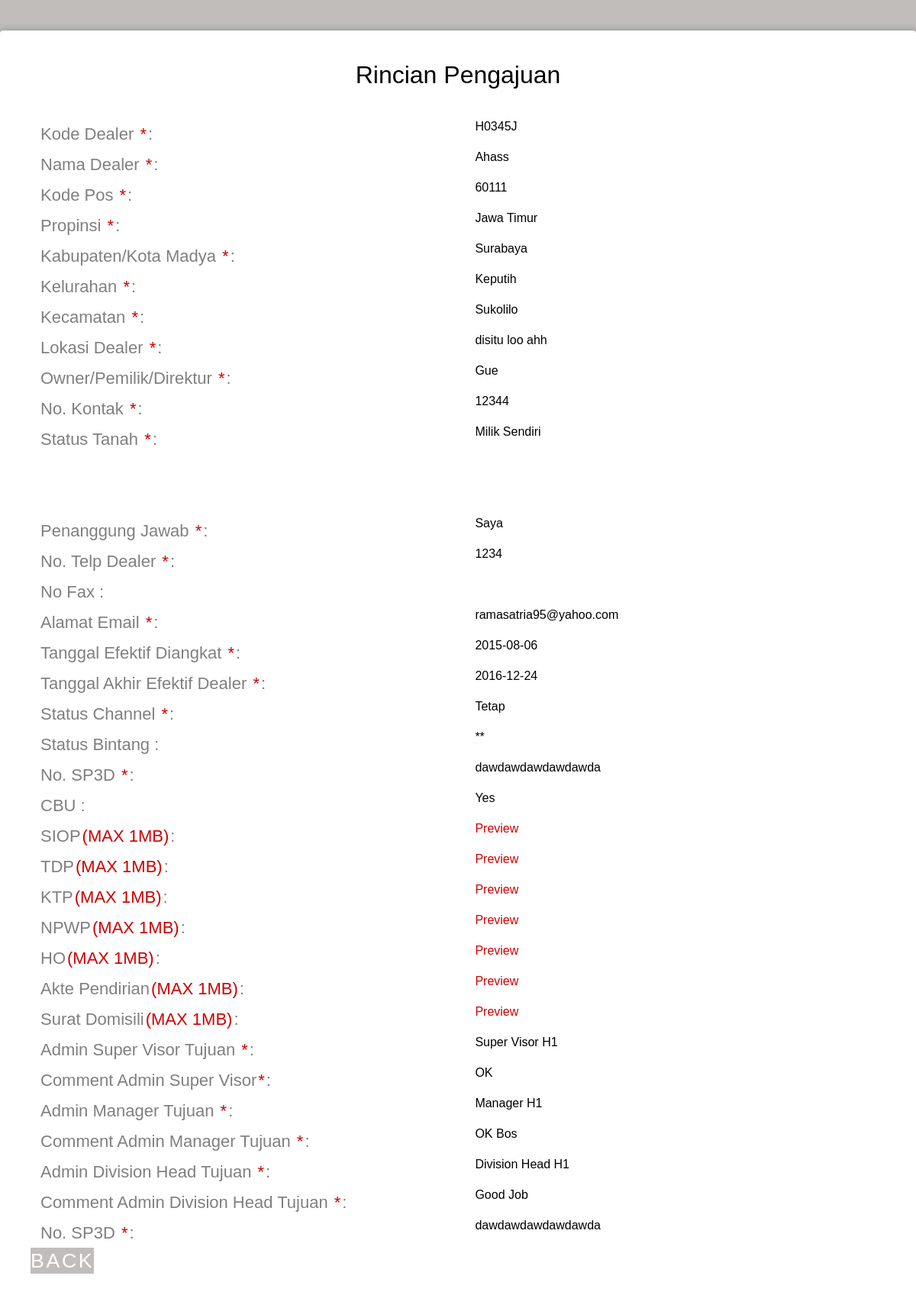
The page /admin_h1/rincian_dealer_h1.php?id=5 (signed in) on the database its author committed.
### tables this page shows
CREATE TABLE IF NOT EXISTS `daftar_pengajuan` (
  `id_daftar` int(11) NOT NULL AUTO_INCREMENT,
  `id_admin` int(11) NOT NULL,
  `kode_dealer` varchar(15) NOT NULL,
  `tanggal_pengajuan` date NOT NULL,
  `jenis_pengajuan` varchar(35) NOT NULL,
  `channel` varchar(10) DEFAULT NULL,
  `status_channel` varchar(10) DEFAULT NULL,
  `jam_pengajuan` time NOT NULL,
  `comment_sv` varchar(50) DEFAULT NULL,
  `approval_sv` varchar(30) DEFAULT NULL,
  `nama_sv` varchar(30) NOT NULL,
  `waktu_approval_sv` datetime NOT NULL,
  `comment_manager` varchar(50) DEFAULT NULL,
  `approval_manager` varchar(30) DEFAULT NULL,
  `nama_manager` varchar(30) NOT NULL,
  `waktu_approval_manager` datetime NOT NULL,
  `comment_divhead` varchar(50) DEFAULT NULL,
  `approval_divhead` varchar(30) DEFAULT NULL,
  `nama_divhead` varchar(30) NOT NULL,
  `waktu_approval_divhead` datetime NOT NULL,
  `legalisir_admin` varchar(20) DEFAULT NULL,
  `waktu_legalisir` date NOT NULL,
  `perpanjangan` date DEFAULT NULL,
  PRIMARY KEY (`id_daftar`)
);

CREATE TABLE IF NOT EXISTS `daftar_dealer` (
  `kode_dealer` varchar(15) NOT NULL,
  `nama_dealer` varchar(50) NOT NULL,
  `id_kodepos` int(11) NOT NULL,
  `lokasi` varchar(30) NOT NULL,
  `owner` varchar(30) NOT NULL,
  `kontak` varchar(12) NOT NULL,
  `status_tanah` varchar(30) NOT NULL,
  `akhir_sewa` date DEFAULT NULL,
  `status_dealer` varchar(10) DEFAULT NULL,
  `siop` varchar(50) DEFAULT NULL,
  `tdp` varchar(50) DEFAULT NULL,
  `ktp` varchar(50) DEFAULT NULL,
  `npwp` varchar(50) DEFAULT NULL,
  `ho` varchar(50) DEFAULT NULL,
  `akte` varchar(50) DEFAULT NULL,
  `surat_domisili` varchar(50) DEFAULT NULL,
  `waktucreate` datetime NOT NULL,
  `waktumodify` datetime DEFAULT NULL,
  PRIMARY KEY (`kode_dealer`)
);

CREATE TABLE IF NOT EXISTS `kodepos` (
  `id_kodepos` int(5) NOT NULL AUTO_INCREMENT,
  `kodepos` int(11) DEFAULT NULL,
  `kelurahan` varchar(50) DEFAULT NULL,
  `kecamatan` varchar(50) DEFAULT NULL,
  `jenis` varchar(50) DEFAULT NULL,
  `kabupaten` varchar(50) DEFAULT NULL,
  `propinsi` varchar(50) DEFAULT NULL,
  PRIMARY KEY (`id_kodepos`)
);

CREATE TABLE IF NOT EXISTS `channel_h1` (
  `id_channel` varchar(15) NOT NULL,
  `pj` varchar(20) NOT NULL,
  `no_telp` varchar(12) NOT NULL,
  `no_fax` varchar(12) DEFAULT NULL,
  `email` varchar(50) NOT NULL,
  `tgl_efektif` date NOT NULL,
  `tgl_akhir` date NOT NULL,
  `status_channel` varchar(10) NOT NULL,
  `status_bintang` varchar(5) DEFAULT NULL,
  `cbo` varchar(30) DEFAULT NULL,
  `no_sp3d` varchar(30) DEFAULT NULL,
  `waktucreate` datetime NOT NULL,
  `waktumodify` datetime DEFAULT NULL,
  PRIMARY KEY (`id_channel`)
);

### admin_h1/rincian_dealer_h1.php (the view, shortened to what this page needs)
<?php
if($_SESSION['status']=='admin_h1'){
$sql=mysql_fetch_array(mysql_query("select * from daftar_pengajuan a, daftar_dealer b, kodepos c, channel_h1 d where a.id_daftar = '$_GET[id]' and a.kode_dealer = b.kode_dealer and b.id_kodepos = c.id_kodepos and b.kode_dealer = d.id_channel"));
?>
<!DOCTYPE html>
<html >
  <head>
    <link href='../css/css.css' rel='stylesheet' type='text/css'>
    <link rel="stylesheet" href="css/normalize.css">
    <link rel="stylesheet" href="css/style.css">
  </head>
  <body>
    <div class="form">
      <div>
        <div id="h1">
          <h1>Rincian Pengajuan</h1>
          <div class="top-row">
          <div class="field-wrap">
              <label>
              Kode Dealer <span class="req">*</span>:
            </label>
		  </div>
		  <div class="field-wrap"><span><?php echo $sql['kode_dealer'] ?></span>
          </div>
          </div>
          <div class="top-row">
          <div class="field-wrap">
              <label>
              Nama Dealer <span class="req">*</span>:
            </label>
		  </div>
		  <div class="field-wrap"><span><?php echo $sql['nama_dealer'] ?></span>
          </div>
          </div>
          <div class="top-row">
          <div class="field-wrap">
              <label>
              Kode Pos <span class="req">*</span>:
            </label>
		  </div>
		  <div class="field-wrap"><span><?php echo $sql['kodepos'] ?></span>
          </div>
          </div>
          <div class="top-row">
          <div class="field-wrap">
              <label>
              Propinsi <span class="req">*</span>:
            </label>
		  </div>
		  <div class="field-wrap"><span><?php echo $sql['propinsi'] ?></span>
          </div>
          </div>
		  <div class="top-row">
          <div class="field-wrap">
              <label>
              Kabupaten/Kota Madya <span class="req">*</span>:
            </label>
		  </div>
		  <div class="field-wrap"><span><?php echo $sql['kabupaten'] ?></span>
          </div>
          </div>
		  <div class="top-row">
          <div class="field-wrap">
              <label>
              Kelurahan <span class="req">*</span>:
            </label>
		  </div>
		  <div class="field-wrap"><span><?php echo $sql['kelurahan'] ?></span>
          </div>
          </div>
		  <div class="top-row">
          <div class="field-wrap">
              <label>
              Kecamatan <span class="req">*</span>:
            </label>
		  </div>
		  <div class="field-wrap"><span><?php echo $sql['kecamatan'] ?></span>
          </div>
          </div>
		  <div class="top-row">
          <div class="field-wrap">
              <label>
              Lokasi Dealer <span class="req">*</span>:
            </label>
		  </div>
		  <div class="field-wrap"><span><?php echo $sql['lokasi'] ?></span>
          </div>
          </div>
		  <div class="top-row">
          <div class="field-wrap">
              <label>
              Owner/Pemilik/Direktur <span class="req">*</span>:
            </label>
		  </div>
		  <div class="field-wrap"><span><?php echo $sql['owner'] ?></span>
          </div>
          </div>
		  <div class="top-row">
          <div class="field-wrap">
              <label>
              No. Kontak <span class="req">*</span>:
            </label>
		  </div>
		  <div class="field-wrap"><span><?php echo $sql['kontak'] ?></span>
          </div>
          </div>
		  <div class="top-row">
          <div class="field-wrap">
              <label>
              Status Tanah <span class="req">*</span>:
            </label>
		  </div>
		  <div class="field-wrap">
          <span><?php echo $sql['status_tanah'] ?></span>
          </div>
          </div>
          <div class="top-row">
          </div>
		  <div class="top-row">
          <div class="field-wrap">
              <label>
              Penanggung Jawab <span class="req">*</span>:
            </label>
		  </div>
		  <div class="field-wrap"><span><?php echo $sql['pj'] ?></span>
          </div>
          </div>
		  <div class="top-row">
          <div class="field-wrap">
              <label>
              No. Telp Dealer <span class="req">*</span>:
            </label>
		  </div>
		  <div class="field-wrap"><span><?php echo $sql['no_telp'] ?></span>
          </div>
          </div>
		  <div class="top-row">
          <div class="field-wrap">
              <label>
              No Fax :
            </label>
		  </div>
          </div>
		  <div class="top-row">
          <div class="field-wrap">
              <label>
              Alamat Email <span class="req">*</span>:
            </label>
		  </div>
		  <div class="field-wrap"><span><?php echo $sql['email'] ?></span>
          </div>
          </div>
		  <div class="top-row">
          <div class="field-wrap">
              <label>
              Tanggal Efektif Diangkat <span class="req">*</span>:
            </label>
		  </div>
		  <div class="field-wrap"><span><?php echo $sql['tgl_efektif'] ?></span>
          </div>
          </div>
		  <div class="top-row">
          <div class="field-wrap">
              <label>
              Tanggal Akhir Efektif Dealer <span class="req">*</span>:
            </label>
		  </div>
		  <div class="field-wrap"><span><?php echo $sql['tgl_akhir'] ?></span>
          </div>
          </div>
		  <div class="top-row">
          <div class="field-wrap">
              <label>
              Status Channel <span class="req">*</span>:
            </label>
		  </div>
		  <div class="field-wrap"><span><?php echo $sql['status_channel'] ?></span>
          </div>
          </div>
		  <div class="top-row">
          <div class="field-wrap">
              <label>
              Status Bintang :
            </label>
		  </div>
		  <div class="field-wrap"><span><?php echo $sql['status_bintang'] ?></span>
          </div>
          </div>
		  <div class="top-row">
          <div class="field-wrap">
              <label>
              No. SP3D <span class="req">*</span>:
            </label>
		  </div>
		  <div class="field-wrap"><span><?php echo $sql['no_sp3d'] ?></span>
          </div>
          </div>
		  <div class="top-row">
          <div class="field-wrap">
              <label>
              CBU :
            </label>
		  </div>
		  <div class="field-wrap"><span><?php echo $sql['cbo'] ?></span>
          </div>
          </div>
		  <div class="top-row">
          <div class="field-wrap">
              <label>
              SIOP<span class="req">(MAX 1MB)</span>:
            </label>
		  </div>
		  <div class="field-wrap"><a href="<?php echo $sql['siop'] ?>" target="_blank">Preview</a>
          </div>
          </div>
		  <div class="top-row">
          <div class="field-wrap">
              <label>
              TDP<span class="req">(MAX 1MB)</span>:
            </label>
		  </div>
		  <div class="field-wrap"><a href="<?php echo $sql['tdp'] ?>" target="_blank">Preview</a>
          </div>
          </div>
		  <div class="top-row">
          <div class="field-wrap">
              <label>
              KTP<span class="req">(MAX 1MB)</span>:
            </label>
		  </div>
		  <div class="field-wrap"><a href="<?php echo $sql['ktp'] ?>" target="_blank">Preview</a>
          </div>
          </div>
		  <div class="top-row">
          <div class="field-wrap">
              <label>
              NPWP<span class="req">(MAX 1MB)</span>:
            </label>
		  </div>
		  <div class="field-wrap"><a href="<?php echo $sql['npwp'] ?>" target="_blank">Preview</a>
          </div>
          </div>
		  <div class="top-row">
          <div class="field-wrap">
              <label>
              HO<span class="req">(MAX 1MB)</span>:
            </label>
		  </div>
		  <div class="field-wrap"><a href="<?php echo $sql['ho'] ?>" target="_blank">Preview</a>
          </div>
          </div>
		  <div class="top-row">
          <div class="field-wrap">
            <label>
              Akte Pendirian<span class="req">(MAX 1MB)</span>:
            </label>
		  </div>
		  <div class="field-wrap"><a href="<?php echo $sql['akte'] ?>" target="_blank">Preview</a>
          </div>
          </div>
		  <div class="top-row">
          <div class="field-wrap">
              <label>
              Surat Domisili<span class="req">(MAX 1MB)</span>:
            </label>
		  </div>
		  <div class="field-wrap"><a href="<?php echo $sql['surat_domisili'] ?>" target="_blank">Preview</a>
          </div>
          </div>
		      <div class="top-row">
          <div class="field-wrap">
              <label>
              Admin Super Visor Tujuan <span class="req">*</span>:
            </label>
		  </div>
		  <div class="field-wrap"><span><?php echo $sql['nama_sv'] ?></span>
          </div>
          </div>
          <div class="top-row">
          <div class="field-wrap">
              <label>
              Comment Admin Super Visor<span class="req">*</span>:
            </label>
		  </div>
		  <div class="field-wrap"><span><?php echo $sql['comment_sv'] ?></span>
          </div>
          </div>
			<div class="top-row">
          <div class="field-wrap">
              <label>
              Admin Manager Tujuan <span class="req">*</span>:
            </label>
		  </div>
		  <div class="field-wrap"><span><?php echo $sql['nama_manager'] ?></span>
          </div>
          </div>
          <div class="top-row">
          <div class="field-wrap">
              <label>
              Comment Admin Manager Tujuan <span class="req">*</span>:
            </label>
		  </div>
		  <div class="field-wrap"><span><?php echo $sql['comment_manager'] ?></span>
          </div>
          </div>
		  <div class="top-row">
          <div class="field-wrap">
              <label>
              Admin Division Head Tujuan <span class="req">*</span>:
            </label>
		  </div>
		  <div class="field-wrap"><span><?php echo $sql['nama_divhead'] ?></span>
          </div>
          </div>
          <div class="top-row">
          <div class="field-wrap">
              <label>
              Comment Admin Division Head Tujuan <span class="req">*</span>:
            </label>
		  </div>
		  <div class="field-wrap"><span><?php echo $sql['comment_divhead'] ?></span>
          </div>
          </div>
		 <div class="top-row">
          <div class="field-wrap">
              <label>
              No. SP3D <span class="req">*</span>:
            </label>
		  </div>
		  <div class="field-wrap"><span><?php echo $sql['no_sp3d'] ?></span>
          </div>
          </div>
	<a class="button"href="index.php"/>Back</a>
        </div>
      </div>
</div>
  </body>
</html>
<?php
}else{
?>
<script>document.location.href="../"</script>
<?php
}
?>

### admin_h1/css/style.css (style rules this page uses)
*, *:before, *:after { box-sizing: border-box; }
html { overflow-y: scroll; }
body { background: #c1bdba; font-family: 'Titillium Web', sans-serif; }
a { text-decoration: none; color: #cc0000; -webkit-transition: .5s ease; transition: .5s ease; }
.form { background: #ffffff; padding: 40px; max-width: 1200px; margin: 40px auto; border-radius: 4px; box-shadow: 0 4px 10px 4px rgba(19, 35, 47, 0.3); }
h1 { text-align: center; color: #000000; font-weight: 300; margin: 0 0 40px; }
label { position: absolute; -webkit-transform: translateY(6px); -ms-transform: translateY(6px); transform: translateY(6px); left: 13px; color: rgba(0, 0, 0, 0.5); -webkit-transition: all 0.25s ease; transition: all 0.25s ease; -webkit-backface-visibility: hidden; pointer-events: none; font-size: 22px; }
label .req { margin: 2px; color: #cc0000; }
.field-wrap { position: relative; margin-bottom: 40px; }
.top-row:after { content: ""; display: table; clear: both; }
.top-row > div { float: left; width: 48%; margin-right: 4%; }
.top-row > div:last-child { margin: 0; }
.button { border: 0; outline: none; border-radius: 0; padding: 2px 0; font-size: 20pt; font-weight: 6; text-transform: uppercase; letter-spacing: .1em; background: #c1bdba; color: #ffffff; -webkit-transition: all 0.5s ease; transition: all 0.5s ease; -webkit-appearance: none; }

### rows shown on the page
daftar_pengajuan: kode_dealer.kode_dealer "H0345J", kode_dealer.nama_dealer "Ahass", kodepos.kodepos "60111", kodepos.propinsi "Jawa Timur", kodepos.kabupaten "Surabaya", kodepos.kelurahan "Keputih", kodepos.kecamatan "Sukolilo", kode_dealer.lokasi "disitu loo ahh", kode_dealer.owner "Gue", kode_dealer.kontak "12344", kode_dealer.status_tanah "Milik Sendiri", channel_h1.pj "Saya", channel_h1.no_telp "1234", channel_h1.email "ramasatria95@yahoo.com", channel_h1.tgl_efektif "2015-08-06", channel_h1.tgl_akhir "2016-12-24", channel_h1.status_channel "Tetap", channel_h1.status_bintang "**", channel_h1.no_sp3d "dawdawdawdawdawda", channel_h1.cbo "Yes", nama_sv "Super Visor H1", comment_sv "OK", nama_manager "Manager H1", comment_manager "OK Bos", nama_divhead "Division Head H1", comment_divhead "Good Job"
